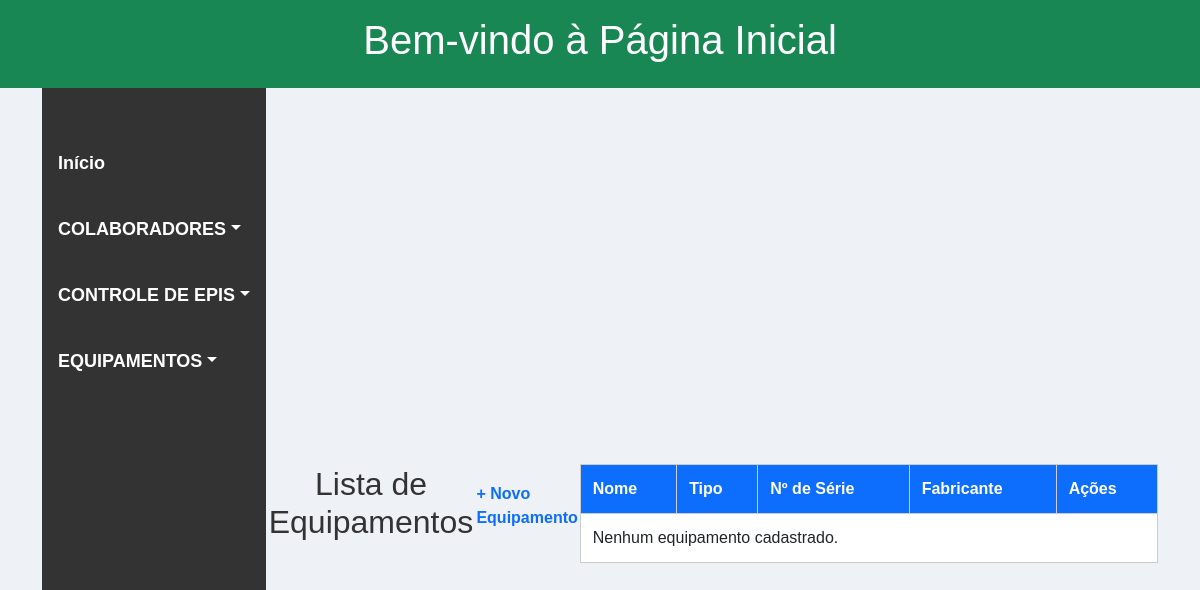
/equipamentos/, run on an earlier commit of the app's database.
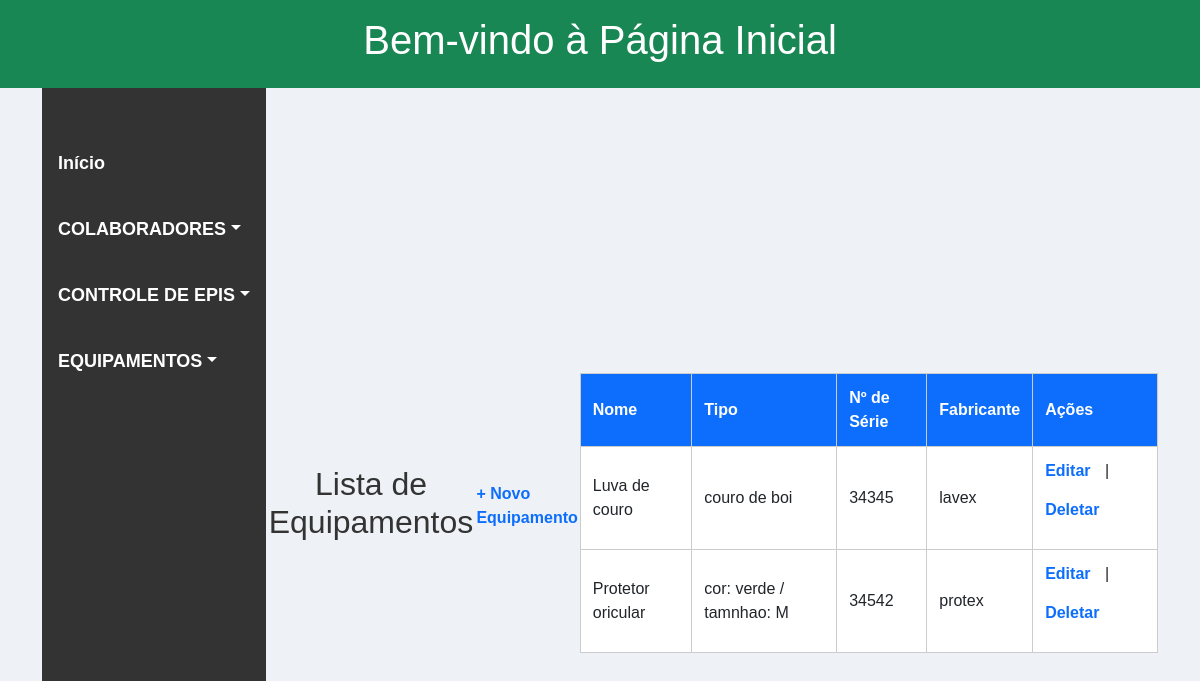
And on a later commit of the database.
### seguranca_trabalho/models.py (models this page shows, shortened)
class Equipamento(models.Model):
    nome = models.CharField(max_length=100, verbose_name="Nome do Equipamento")
    tipo = models.CharField(max_length=100, verbose_name="Tipo de Equipamento", default="Desconhecido")
    numero_serie = models.CharField(max_length=100, default='DEFAULT123')
    fabricante = models.CharField(max_length=100, default='DEFAULT123')
    class Meta:
        verbose_name = "Equipamento"
        verbose_name_plural = "Equipamentos"

### seguranca_trabalho/views.py (the view)
# urls.py: path('equipamentos/', views.lista_equipamentos, name='lista_equipamentos'),
def lista_equipamentos(request):
    equipamentos = Equipamento.objects.all().order_by('nome')
    return render(request, 'cadastro/lista_equipamentos.html', {'equipamentos': equipamentos})

### seguranca_trabalho/templates/cadastro/lista_equipamentos.html (shortened to what this page needs)
{% extends "home.html" %}
{% load static %}
{% block conteudo %}
<link rel="stylesheet" href="{% static "css/lista_equipamentos.css" %}">
<h2>Lista de Equipamentos</h2>
<a href="{% url 'cadastro_equipamento' %}">+ Novo Equipamento</a>
<table>
  <thead>
    <tr>
      <th>Nome</th>
      <th>Tipo</th>
      <th>Nº de Série</th>
      <th>Fabricante</th>
      <th>Ações</th>
    </tr>
  </thead>
  <tbody>
    {% for equipamento in equipamentos %}
    <tr>
      <td>{{ equipamento.nome }}</td>
      <td>{{ equipamento.tipo }}</td>
      <td>{{ equipamento.numero_serie }}</td>
      <td>{{ equipamento.fabricante }}</td>
      <td>
        <a href="{% url 'editar_equipamento' equipamento.id %}">Editar</a> |
        <a href="{% url 'deletar_equipamento' equipamento.id %}">Deletar</a>
      </td>
    </tr>
    {% empty %}
    <tr><td colspan="5">Nenhum equipamento cadastrado.</td></tr>
    {% endfor %}
  </tbody>
</table>
{% endblock %}

What changed in the data, as far as the page shows it:
added Equipamento: nome "Luva de couro", tipo "couro de boi", numero_serie "34345", fabricante "lavex"
added Equipamento: nome "Protetor oricular", tipo "cor: verde / tamnhao: M", numero_serie "34542", fabricante "protex"
Also different on the page:
text no longer shown: "Nenhum equipamento cadastrado."
